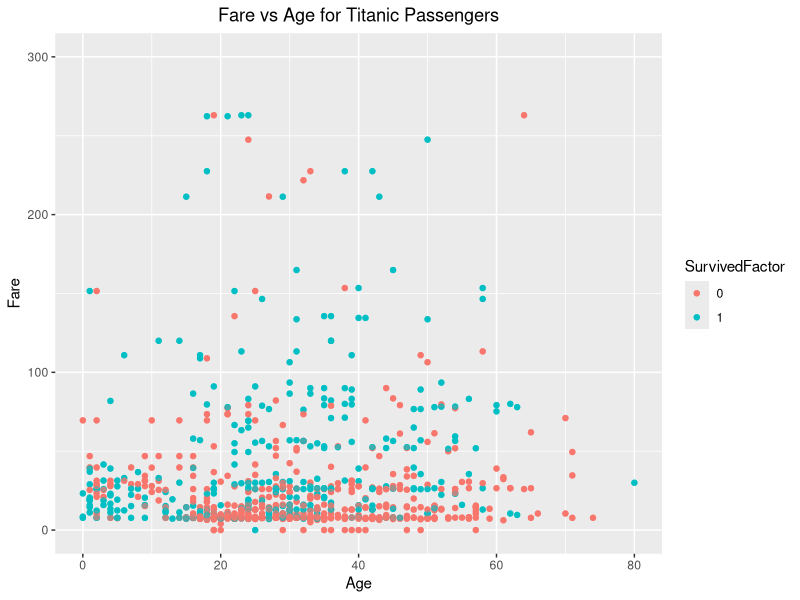
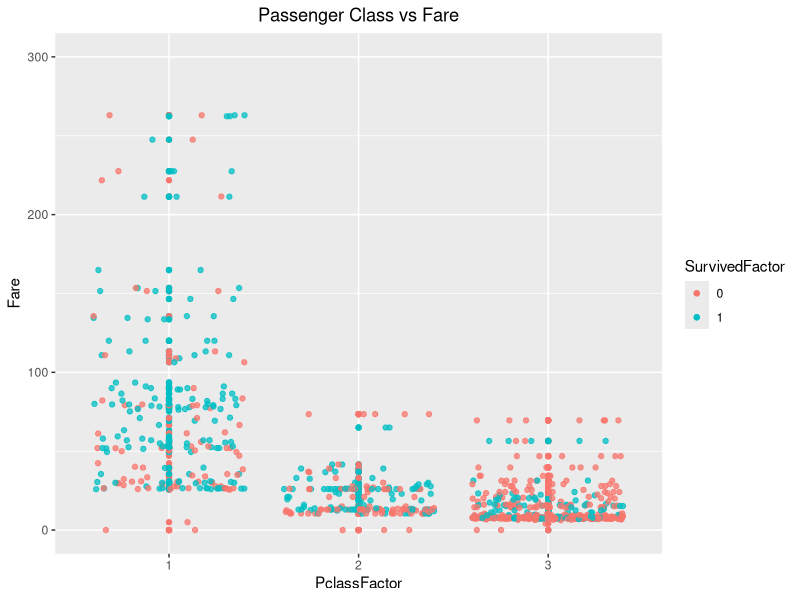
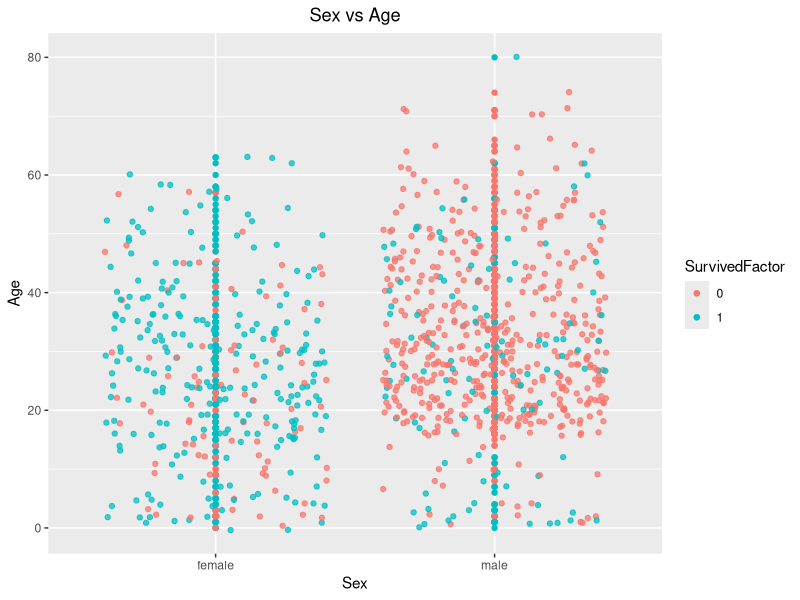
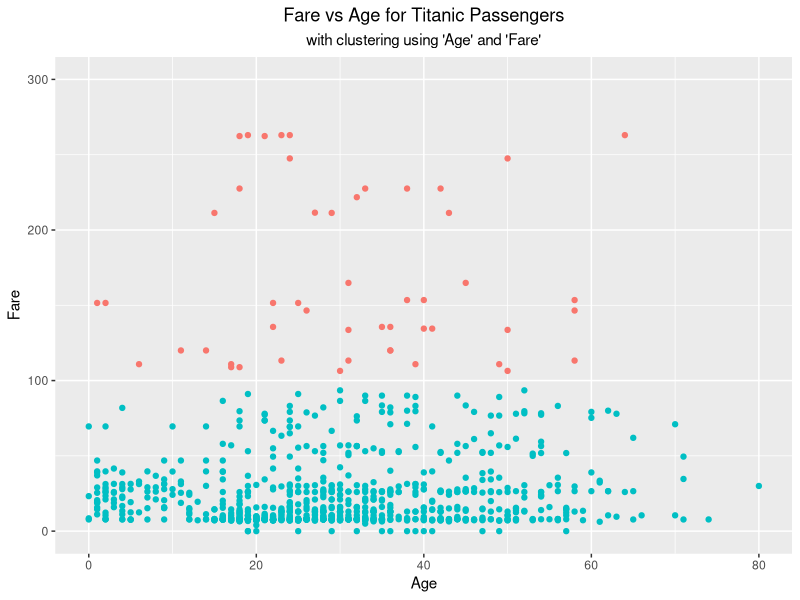
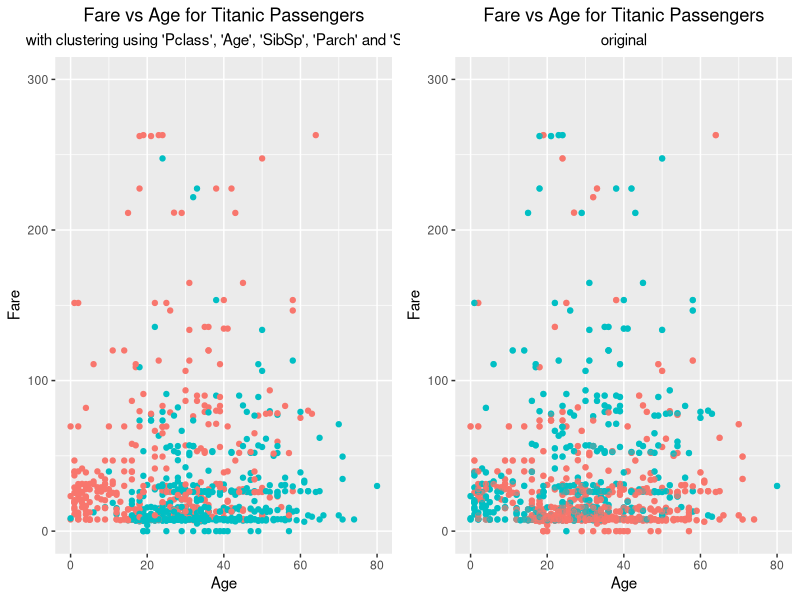
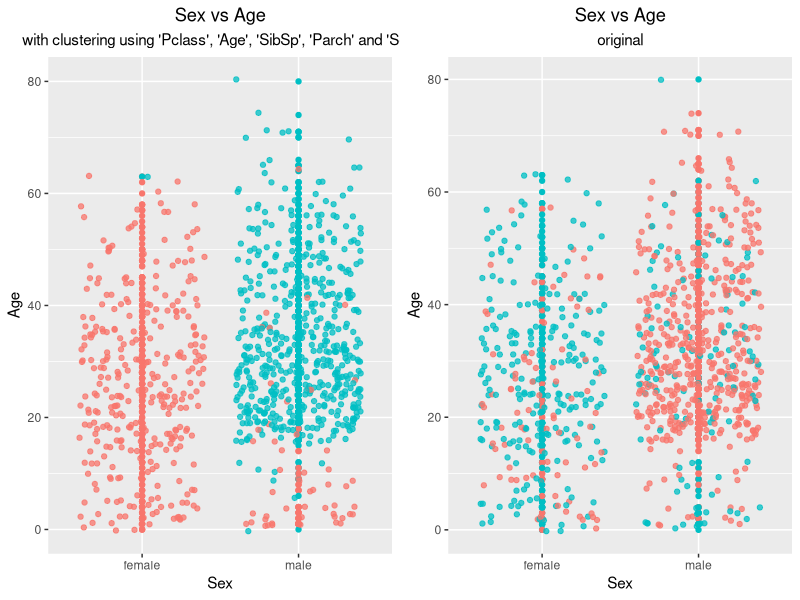
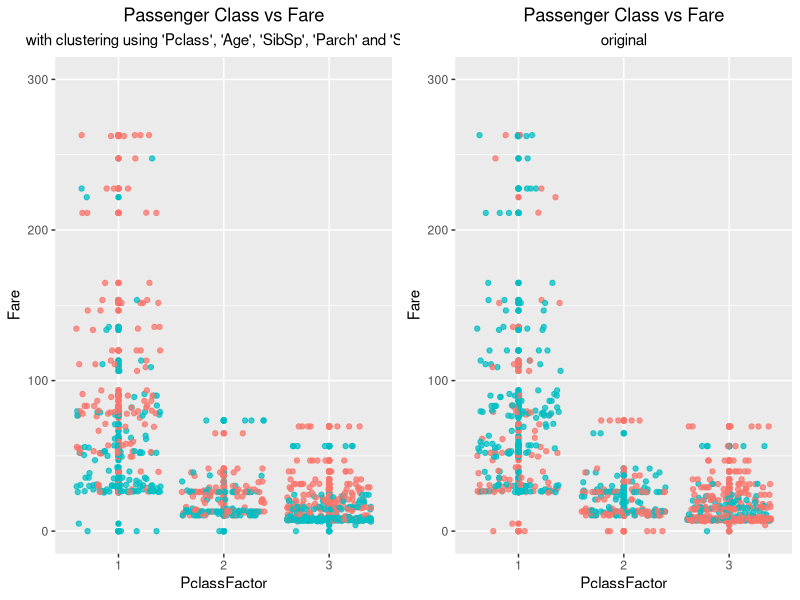
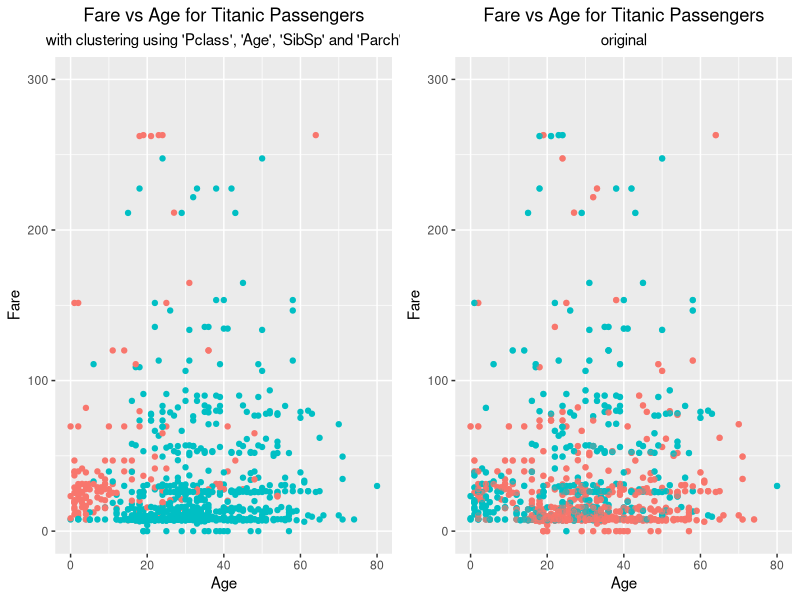

Recreate these plots in R, in order.
## ---- chunk 1
knitr::opts_chunk$set(echo = TRUE)
library("ggplot2")
library("lattice")
library("gridExtra")
theme_update(plot.title = element_text(hjust = 0.5))
theme_update(plot.subtitle = element_text(hjust = 0.5))
## ---- chunk 2
titanic.df <- read.csv("titanic.csv",header=TRUE)

# inspect the different attributes of the data set given
attributes(titanic.df)$names

# make "Survived" and "Pclass" into factors, as they are currently numerical
titanic.df = within(titanic.df, {SurvivedFactor = factor(Survived)})
titanic.df = within(titanic.df, {PclassFactor = factor(Pclass)})

## ---- chunk 3
# Fare vs Age
p = qplot(Age, Fare, data=titanic.df, colour=SurvivedFactor, na.rm=TRUE) 
p + ggtitle("Fare vs Age for Titanic Passengers") + geom_point(alpha = 0.5, na.rm=TRUE) + ylim(0, 300)
## ---- chunk 4
# Pclass vs Fare
# The three points that aren't in range were all class 1 and all survived
q = qplot(PclassFactor, Fare, data=titanic.df, colour=SurvivedFactor, na.rm=TRUE)
q + geom_jitter(alpha = 0.75, na.rm=TRUE) + ggtitle("Passenger Class vs Fare") + ylim(0, 300) 
## ---- chunk 5
# Sex vs Age
r = qplot(Sex, Age, data=titanic.df, colour=SurvivedFactor)
r + geom_jitter(alpha = 0.75) + ggtitle("Sex vs Age")
## ---- chunk 6
set.seed(99) # sets a seed for random number generator
## ---- chunk 7
# perform a k-means clustering with 20 iterations, using only the "Age" and "Fare" attributes
titanicCluster = kmeans(titanic.df[c(6,10)], 2, nstart = 20, iter.max = 20)
## ---- chunk 8
titanicCluster$size    # size of each cluster
## ---- chunk 9
survivors = 0
for (i in seq(1,length(titanic.df$Survived))) {
     if (titanic.df$Survived[i] == 1) {
         survivors = survivors + 1
     }
}
print(survivors)
## ---- chunk 10
titanicCluster$centers    # means of each cluster
## ---- chunk 11
# columns are survived/not survived, rows are the two clusters created
table(titanicCluster$cluster, titanic.df$SurvivedFactor)
## ---- chunk 12
# rotate the cluster groups so 1 corresponds to died and 2 corresponds to survived
# this is only a last resort to make the information look good on the plots below...
# we can't reuse this particular cluster again...
for (i in seq(1,length(titanicCluster$cluster))){
  if (titanicCluster$cluster[i] == 1) {
    titanicCluster$cluster[i] = 2
  } else if (titanicCluster$cluster[i] == 2) {
    titanicCluster$cluster[i] = 1
  }
}
## ---- chunk 13
# scatter plot of the two clusters in Age vs Fare attributes
titanicCluster$cluster <- as.factor(titanicCluster$cluster)
p = qplot(Age, Fare, data=titanic.df, colour = titanicCluster$cluster, na.rm = TRUE)
p + ggtitle("Fare vs Age for Titanic Passengers", subtitle = "with clustering using 'Age' and 'Fare'") + ylim(0, 300) + theme(legend.position="none")
## ---- chunk 14
# encode the "Sex" attribute and add it into the titanic dataframe
titanic.df = within(titanic.df, {Sex_encoded = as.numeric(as.factor(titanic.df$Sex))})

# perform a k-means clustering using "Pclass", "Age", "Sibsp", "Parch" and "Sex" (encoded) attributes
# with scaled values
# with 2 clusters and 20 iterations
titanicCluster2 = kmeans(scale(titanic.df[c(3,6,7,8,19)]), 2, nstart = 20, iter.max = 20)
## ---- chunk 15
titanicCluster2$size    # size of each cluster
## ---- chunk 16
# columns are survived/not survived, rows are the two clusters created
table(titanicCluster2$cluster, titanic.df$SurvivedFactor)
## ---- chunk 17
# rotate the cluster groups so 1 corresponds to died and 2 corresponds to survived
# this is only a last resort to make the information look good on the plots below...
# we can't reuse this particular cluster again...
for (i in seq(1,length(titanicCluster2$cluster))){
  if (titanicCluster2$cluster[i] == 1) {
    titanicCluster2$cluster[i] = 2
  } else if (titanicCluster2$cluster[i] == 2) {
    titanicCluster2$cluster[i] = 1
  }
}
## ---- chunk 18
# scatter plot of the two clusters in Age vs Fare attributes
titanicCluster2$cluster <- as.factor(titanicCluster2$cluster)
p = qplot(Age, Fare, data=titanic.df, colour = titanicCluster2$cluster, na.rm = TRUE) + ggtitle("Fare vs Age for Titanic Passengers", subtitle = "with clustering using 'Pclass', 'Age', 'SibSp', 'Parch' and 'Sex'") + ylim(0, 300) + theme(legend.position="none")
p2 = qplot(Age, Fare, data=titanic.df, colour=SurvivedFactor, na.rm=TRUE) + ggtitle("Fare vs Age for Titanic Passengers", subtitle = "original") + geom_point(alpha = 0.5, na.rm=TRUE) + ylim(0, 300) + theme(legend.position="none")
grid.arrange(p, p2, ncol=2)    # plot side by side

# Sex vs Age
q = qplot(Sex, Age, data=titanic.df, colour=titanicCluster2$cluster) + geom_jitter(alpha = 0.75) + ggtitle("Sex vs Age", subtitle = "with clustering using 'Pclass', 'Age', 'SibSp', 'Parch' and 'Sex'") + theme(legend.position="none")
q2 = qplot(Sex, Age, data=titanic.df, colour=SurvivedFactor) + geom_jitter(alpha = 0.75) + ggtitle("Sex vs Age", subtitle = "original") + theme(legend.position="none")
grid.arrange(q, q2, ncol=2)    # plot side by side

# Pclass vs Fare
# The three points that aren't in range were all class 1 and all survived
r = qplot(PclassFactor, Fare, data=titanic.df, colour=titanicCluster2$cluster, na.rm=TRUE) + geom_jitter(alpha = 0.75, na.rm=TRUE) + ggtitle("Passenger Class vs Fare", subtitle = "with clustering using 'Pclass', 'Age', 'SibSp', 'Parch' and 'Sex'") + ylim(0, 300) + theme(legend.position="none")
r2 = qplot(PclassFactor, Fare, data=titanic.df, colour=SurvivedFactor, na.rm=TRUE) + geom_jitter(alpha = 0.75, na.rm=TRUE) + ggtitle("Passenger Class vs Fare", subtitle = "original") + theme(legend.position="none") + ylim(0, 300)
grid.arrange(r, r2, ncol=2)    # plot side by side
## ---- chunk 19
# perform a k-means clustering using "Pclass", "Age", "Sibsp", and "Parch" attributes
# with scaled values
# with 2 clusters and 20 iterations
titanicCluster3 = kmeans(scale(titanic.df[c(3,6,7,8)]), 2, nstart = 20, iter.max = 20)
## ---- chunk 20
titanicCluster3$size    # size of each cluster
## ---- chunk 21
# columns are survived/not survived, rows are the two clusters created
table(titanicCluster3$cluster, titanic.df$SurvivedFactor)
## ---- chunk 22
# rotate the cluster groups so 1 corresponds to died and 2 corresponds to survived
# this is only a last resort to make the information look good on the plots below...
# we can't reuse this particular cluster again
for (i in seq(1,length(titanicCluster3$cluster))){
  if (titanicCluster3$cluster[i] == 1) {
    titanicCluster3$cluster[i] = 2
  } else if (titanicCluster3$cluster[i] == 2) {
    titanicCluster3$cluster[i] = 1
  }
}
## ---- chunk 23
# scatter plot of the two clusters in Age vs Fare attributes
titanicCluster3$cluster <- as.factor(titanicCluster3$cluster)
p = qplot(Age, Fare, data=titanic.df, colour = titanicCluster3$cluster, na.rm = TRUE) + ggtitle("Fare vs Age for Titanic Passengers", subtitle = "with clustering using 'Pclass', 'Age', 'SibSp' and 'Parch'") + ylim(0, 300) + theme(legend.position="none")
p2 = qplot(Age, Fare, data=titanic.df, colour=SurvivedFactor, na.rm=TRUE) + ggtitle("Fare vs Age for Titanic Passengers", subtitle = "original") + geom_point(alpha = 0.5, na.rm=TRUE) + ylim(0, 300) + theme(legend.position="none")
grid.arrange(p, p2, ncol=2)    # plot side by side

# Sex vs Age
q = qplot(Sex, Age, data=titanic.df, colour=titanicCluster3$cluster) + geom_jitter(alpha = 0.75) + ggtitle("Sex vs Age", subtitle = "with clustering using 'Pclass', 'Age', 'SibSp', and 'Parch'") + theme(legend.position="none")
q2 = qplot(Sex, Age, data=titanic.df, colour=SurvivedFactor) + geom_jitter(alpha = 0.75) + ggtitle("Sex vs Age", subtitle = "original") + theme(legend.position="none")
grid.arrange(q, q2, ncol=2)    # plot side by side

# Pclass vs Fare
# The three points that aren't in range were all class 1 and all survived
r = qplot(PclassFactor, Fare, data=titanic.df, colour=titanicCluster3$cluster, na.rm=TRUE) + geom_jitter(alpha = 0.75, na.rm=TRUE) + ggtitle("Passenger Class vs Fare", subtitle = "with clustering using 'Pclass', 'Age', 'SibSp' and 'Parch'") + ylim(0, 300) + theme(legend.position="none")
r2 = qplot(PclassFactor, Fare, data=titanic.df, colour=SurvivedFactor, na.rm=TRUE) + geom_jitter(alpha = 0.75, na.rm=TRUE) + ggtitle("Passenger Class vs Fare", subtitle = "original") + theme(legend.position="none") + ylim(0, 300)
grid.arrange(r, r2, ncol=2)    # plot side by side
